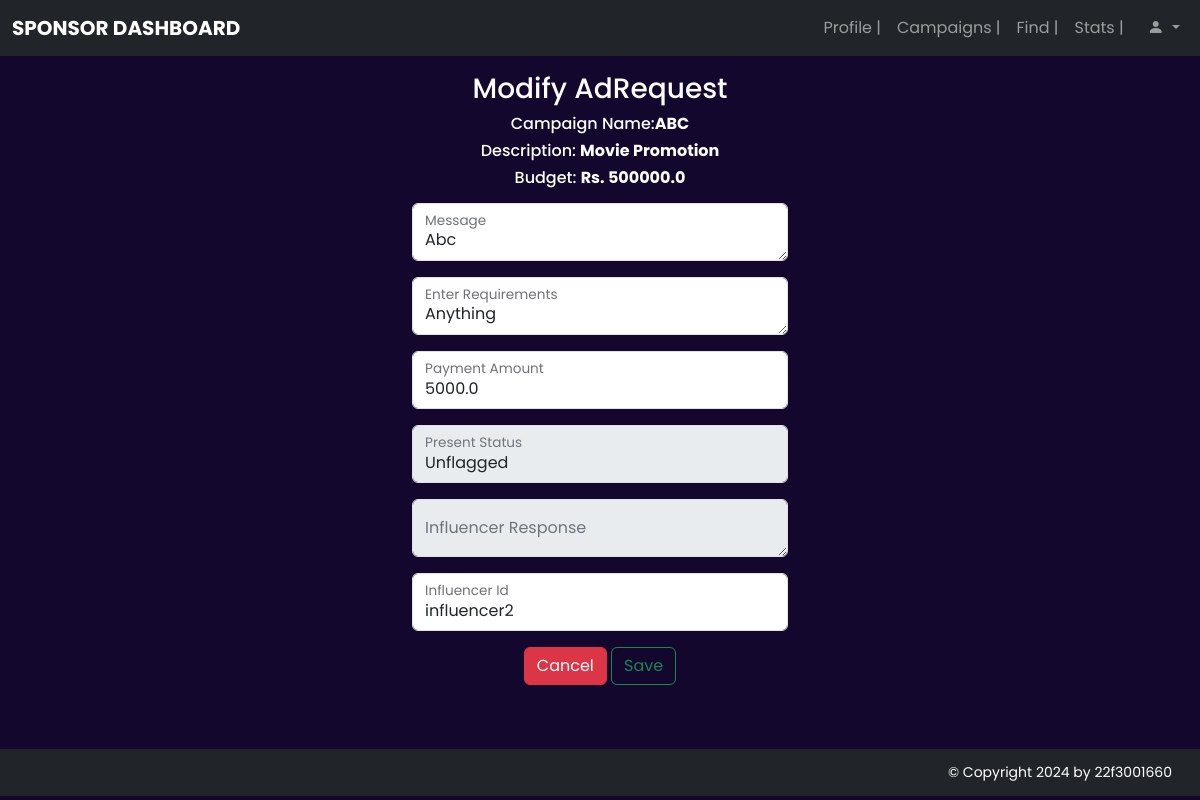
Page /sponsor/adrequests/modify/1 on the committed database.
### models/models.py (models this page shows)
class Campaign(db.Model):
  __tablename__ = 'campaigns'
  campaign_id = db.Column(db.Integer, autoincrement=True, primary_key=True)
  name = db.Column(db.String(200), nullable=False, unique=True)
  description = db.Column(db.String(500), nullable=False)
  start_date = db.Column(db.String(100), nullable=False)
  end_date = db.Column(db.String(100), nullable=False)
  budget = db.Column(db.Double, nullable=False)
  visibility = db.Column(db.String(100), nullable=False)
  goals = db.Column(db.String(500), nullable=False)
  timestamp = db.Column(db.DateTime, default=datetime.now(timezone.utc))
  status = db.Column(db.String(200), nullable=False) # Flagged or Unflagged
  validity = db.Column(db.String(200), nullable=False) #Active or Expired
  sponsor_id = db.Column(db.String(200), db.ForeignKey('sponsors.sponsor_id'))
  adrequests = db.relationship('AdRequest', backref='campaigns', lazy=True)
  add_campaign = db.relationship('AdRequest', cascade='all, delete-orphan', lazy=True)

class AdRequest(db.Model):
  __tablename__ = 'adrequests'
  adrequest_id = db.Column(db.Integer, autoincrement=True, primary_key=True)
  campaign_id = db.Column(db.Integer,
                          db.ForeignKey('campaigns.campaign_id'),
                          nullable=False)
  influencer_id = db.Column(db.Integer,
                            db.ForeignKey('influencers.influencer_id'))
  message = db.Column(db.String(500), nullable=False)
  requirements = db.Column(db.String(500), nullable=False)
  payment_amount = db.Column(db.Double, nullable=False)
  status = db.Column(db.String(100), nullable=False)  #Pending/Acepted/Rejected
  present_status = db.Column(db.String(100),
                             nullable=False)  # Flagged or Unflagged
  requests = db.relationship('Request', backref='adrequests', lazy=True)
  timestamp = db.Column(db.DateTime, default=datetime.now(timezone.utc))

### controllers/sponsor.py (the view)
@app.route('/sponsor/adrequests/modify/<int:adrequest_id>', methods=['GET', 'POST'])
def modifyAdrequest(adrequest_id):
    adrequest = AdRequest.query.filter_by(adrequest_id=adrequest_id).first()
    if request.method == 'POST':
        update_adrequest_from_form(adrequest)
        db.session.commit()
        return redirect(url_for('dashboardSponsor'))
    campaign = Campaign.query.filter_by(campaign_id=adrequest.campaign_id).first()
    return render_template('/sponsor/adrequestsmodify.html', campaign=campaign, adrequest=adrequest)

### templates/sponsor/adrequestsmodify.html (shortened to what this page needs)
{% extends '/dashboards/basesponsor.html'%}
{% block content %}
<div id="adrequests" class="row justify-content-center"><br>
  <div class="col-md-4">
    <h3 class="text-center text-white">Modify AdRequest</h3>
    <div class="text-center text-white">
      <h6>Campaign Name:<strong>{{adrequest.campaigns.name}}</strong></h6>
      <h6>Description: <strong>{{adrequest.campaigns.description}}</strong></h6>
      <h6>Budget: <strong>Rs. {{adrequest.campaigns.budget}}</strong></h6>
    </div>
    <form action="/sponsor/adrequests/modify/{{adrequest.adrequest_id}}" method="POST">
      <div class="form-floating mb-3 mt-3">
        <textarea class="form-control" id="message" placeholder="Enter Ad Message" name="message" required>{{adrequest.message}}</textarea>
        <label for="message">Message</label>
      </div>
      <div class="form-floating mb-3">
        <textarea class="form-control" id="requirements" placeholder="Enter requirements" name="requirements" required>{{adrequest.requirements}}</textarea>
        <label for="requirements">Enter Requirements</label>
      </div>
      <div class="form-floating mb-3">
        <input type="number" class="form-control" id="payment_amount" placeholder="Enter Your payment_amount" name="payment_amount" value="{{adrequest.payment_amount}}" required>
        <label for="payment_amount">Payment Amount</label>
      </div>
      <div class="form-floating mb-3">
        <input type="text" class="form-control" id="present_status" placeholder="Present Status" name="present_status" value="{{adrequest.present_status}}" disabled>
        <label for="present_status">Present Status</label>
      </div>
      <div class="form-floating mb-3">
        <textarea type="text" class="form-control" id="response" placeholder="Enter response" name="response" value="{{adrequest.response}}" disabled></textarea>
        <label for="response">Influencer Response</label>
      </div>
      <div class="form-floating mb-3">
        <input type="text" class="form-control" id="influencer_id" placeholder="Enter Influencer" name="influencer_id" value="{{adrequest.influencer_id}}">
        <label for="influencer_id">Influencer Id</label>
      </div>
      <div class='text-center m-3'>
        <a class="btn btn-danger" href="/sponsor/adrequests/view/{{campaign.campaign_id}}">Cancel</a>
       <input type="submit" value="Save" class="btn btn-outline-success">
        </div>
      </form>
  </div>
</div>
{% endblock %}

### static/css/style.css (style rules this page uses)
body { font-family: "Poppins", sans-serif; background-color: #13072e; }

### rows in the picture
Campaign: campaigns.name "ABC", campaigns.description "Movie Promotion", campaigns.budget "500000.0"
AdRequest: message "Abc", requirements "Anything", payment_amount "5000.0", present_status "Unflagged", influencer_id "influencer2"
